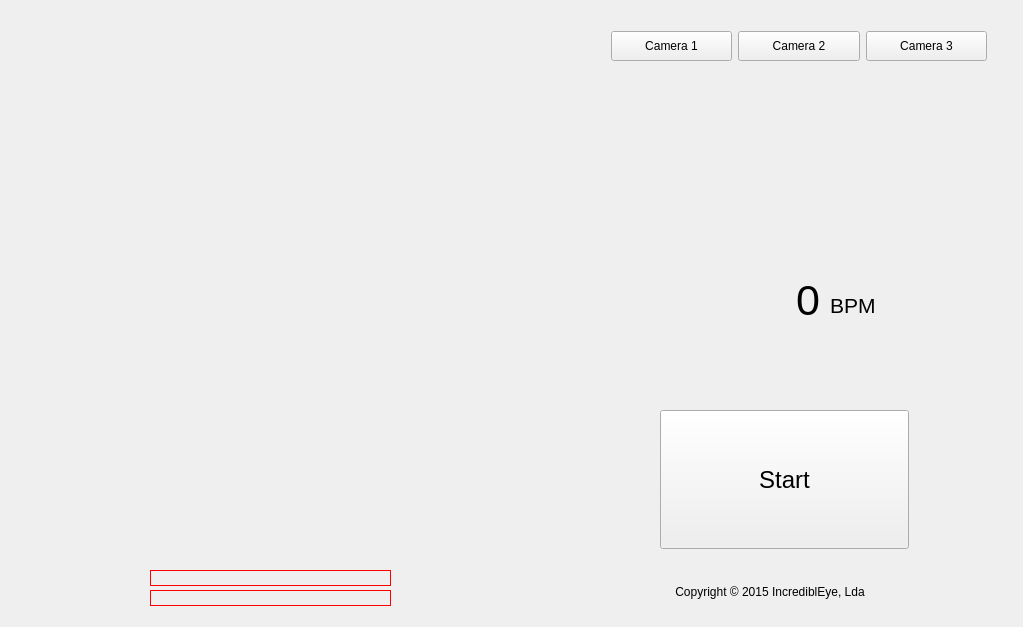
<?xml version="1.0" encoding="UTF-8"?>
<ui version="4.0">
 <class>HeartRateSampleClass</class>
 <widget class="QMainWindow" name="HeartRateSampleClass">
  <property name="geometry">
   <rect>
    <x>0</x>
    <y>0</y>
    <width>1023</width>
    <height>627</height>
   </rect>
  </property>
  <property name="windowTitle">
   <string>IncrediblEye - HeartRate Sample</string>
  </property>
  <property name="windowIcon">
   <iconset resource="heartratesample.qrc">
    <normaloff>:/HeartRateSample/Resources/IconIE.ico</normaloff>:/HeartRateSample/Resources/IconIE.ico</iconset>
  </property>
  <widget class="QWidget" name="centralWidget">
   <widget class="QLabel" name="cameraLabel">
    <property name="geometry">
     <rect>
      <x>10</x>
      <y>10</y>
      <width>551</width>
      <height>531</height>
     </rect>
    </property>
    <property name="text">
     <string/>
    </property>
    <property name="scaledContents">
     <bool>false</bool>
    </property>
   </widget>
   <widget class="QLabel" name="signalLabel">
    <property name="geometry">
     <rect>
      <x>620</x>
      <y>120</y>
      <width>340</width>
      <height>90</height>
     </rect>
    </property>
    <property name="text">
     <string/>
    </property>
   </widget>
   <widget class="QPushButton" name="startButton">
    <property name="geometry">
     <rect>
      <x>660</x>
      <y>410</y>
      <width>249</width>
      <height>139</height>
     </rect>
    </property>
    <property name="sizePolicy">
     <sizepolicy hsizetype="Expanding" vsizetype="Expanding">
      <horstretch>0</horstretch>
      <verstretch>0</verstretch>
     </sizepolicy>
    </property>
    <property name="font">
     <font>
      <pointsize>18</pointsize>
     </font>
    </property>
    <property name="text">
     <string>Start</string>
    </property>
   </widget>
   <widget class="QLabel" name="trackMessageLabel">
    <property name="geometry">
     <rect>
      <x>150</x>
      <y>570</y>
      <width>241</width>
      <height>16</height>
     </rect>
    </property>
    <property name="autoFillBackground">
     <bool>false</bool>
    </property>
    <property name="styleSheet">
     <string notr="true">border: 1px solid red</string>
    </property>
    <property name="text">
     <string/>
    </property>
   </widget>
   <widget class="QLabel" name="copyrightLabel">
    <property name="geometry">
     <rect>
      <x>570</x>
      <y>580</y>
      <width>400</width>
      <height>25</height>
     </rect>
    </property>
    <property name="sizePolicy">
     <sizepolicy hsizetype="Fixed" vsizetype="Fixed">
      <horstretch>0</horstretch>
      <verstretch>0</verstretch>
     </sizepolicy>
    </property>
    <property name="minimumSize">
     <size>
      <width>400</width>
      <height>25</height>
     </size>
    </property>
    <property name="maximumSize">
     <size>
      <width>400</width>
      <height>25</height>
     </size>
    </property>
    <property name="text">
     <string>&lt;html&gt;&lt;head/&gt;&lt;body&gt;&lt;p align=&quot;center&quot;&gt;&lt;span style=&quot; font-size:9pt;&quot;&gt;Copyright © 2015 IncrediblEye, Lda&lt;/span&gt;&lt;/p&gt;&lt;/body&gt;&lt;/html&gt;</string>
    </property>
    <property name="textFormat">
     <enum>Qt::RichText</enum>
    </property>
    <property name="alignment">
     <set>Qt::AlignLeading|Qt::AlignLeft|Qt::AlignVCenter</set>
    </property>
   </widget>
   <widget class="QWidget" name="layoutWidget">
    <property name="geometry">
     <rect>
      <x>600</x>
      <y>20</y>
      <width>398</width>
      <height>52</height>
     </rect>
    </property>
    <layout class="QHBoxLayout" name="cameraLayout">
     <item>
      <widget class="QPushButton" name="camera1Btn">
       <property name="sizePolicy">
        <sizepolicy hsizetype="Expanding" vsizetype="Expanding">
         <horstretch>0</horstretch>
         <verstretch>0</verstretch>
        </sizepolicy>
       </property>
       <property name="text">
        <string>Camera 1</string>
       </property>
      </widget>
     </item>
     <item>
      <widget class="QPushButton" name="camera2Btn">
       <property name="sizePolicy">
        <sizepolicy hsizetype="Expanding" vsizetype="Expanding">
         <horstretch>0</horstretch>
         <verstretch>0</verstretch>
        </sizepolicy>
       </property>
       <property name="text">
        <string>Camera 2</string>
       </property>
      </widget>
     </item>
     <item>
      <widget class="QPushButton" name="camera3Btn">
       <property name="sizePolicy">
        <sizepolicy hsizetype="Expanding" vsizetype="Expanding">
         <horstretch>0</horstretch>
         <verstretch>0</verstretch>
        </sizepolicy>
       </property>
       <property name="text">
        <string>Camera 3</string>
       </property>
      </widget>
     </item>
    </layout>
   </widget>
   <widget class="QLabel" name="label_4">
    <property name="geometry">
     <rect>
      <x>830</x>
      <y>270</y>
      <width>70</width>
      <height>70</height>
     </rect>
    </property>
    <property name="sizePolicy">
     <sizepolicy hsizetype="Fixed" vsizetype="Fixed">
      <horstretch>0</horstretch>
      <verstretch>0</verstretch>
     </sizepolicy>
    </property>
    <property name="minimumSize">
     <size>
      <width>70</width>
      <height>70</height>
     </size>
    </property>
    <property name="maximumSize">
     <size>
      <width>70</width>
      <height>70</height>
     </size>
    </property>
    <property name="font">
     <font>
      <pointsize>16</pointsize>
     </font>
    </property>
    <property name="text">
     <string>BPM</string>
    </property>
   </widget>
   <widget class="QLabel" name="heartImageLabel">
    <property name="geometry">
     <rect>
      <x>650</x>
      <y>280</y>
      <width>40</width>
      <height>40</height>
     </rect>
    </property>
    <property name="minimumSize">
     <size>
      <width>40</width>
      <height>40</height>
     </size>
    </property>
    <property name="maximumSize">
     <size>
      <width>40</width>
      <height>40</height>
     </size>
    </property>
    <property name="text">
     <string/>
    </property>
    <property name="pixmap">
     <pixmap resource="heartratesample.qrc">:/HeartRateSample/Resources/Heart4040.png</pixmap>
    </property>
    <property name="scaledContents">
     <bool>true</bool>
    </property>
   </widget>
   <widget class="QLabel" name="bpmLabel">
    <property name="geometry">
     <rect>
      <x>710</x>
      <y>260</y>
      <width>110</width>
      <height>80</height>
     </rect>
    </property>
    <property name="minimumSize">
     <size>
      <width>110</width>
      <height>80</height>
     </size>
    </property>
    <property name="maximumSize">
     <size>
      <width>110</width>
      <height>80</height>
     </size>
    </property>
    <property name="font">
     <font>
      <pointsize>32</pointsize>
     </font>
    </property>
    <property name="text">
     <string>0</string>
    </property>
    <property name="alignment">
     <set>Qt::AlignRight|Qt::AlignTrailing|Qt::AlignVCenter</set>
    </property>
   </widget>
   <widget class="QLabel" name="heartMessageLabel">
    <property name="geometry">
     <rect>
      <x>150</x>
      <y>590</y>
      <width>241</width>
      <height>16</height>
     </rect>
    </property>
    <property name="autoFillBackground">
     <bool>false</bool>
    </property>
    <property name="styleSheet">
     <string notr="true">border: 1px solid red</string>
    </property>
    <property name="text">
     <string/>
    </property>
   </widget>
   <zorder>layoutWidget</zorder>
   <zorder>cameraLabel</zorder>
   <zorder>signalLabel</zorder>
   <zorder>trackMessageLabel</zorder>
   <zorder>startButton</zorder>
   <zorder>heartImageLabel</zorder>
   <zorder>bpmLabel</zorder>
   <zorder>label_4</zorder>
   <zorder>copyrightLabel</zorder>
   <zorder>heartMessageLabel</zorder>
  </widget>
 </widget>
 <layoutdefault spacing="6" margin="11"/>
 <resources>
  <include location="heartratesample.qrc"/>
 </resources>
 <connections/>
</ui>
